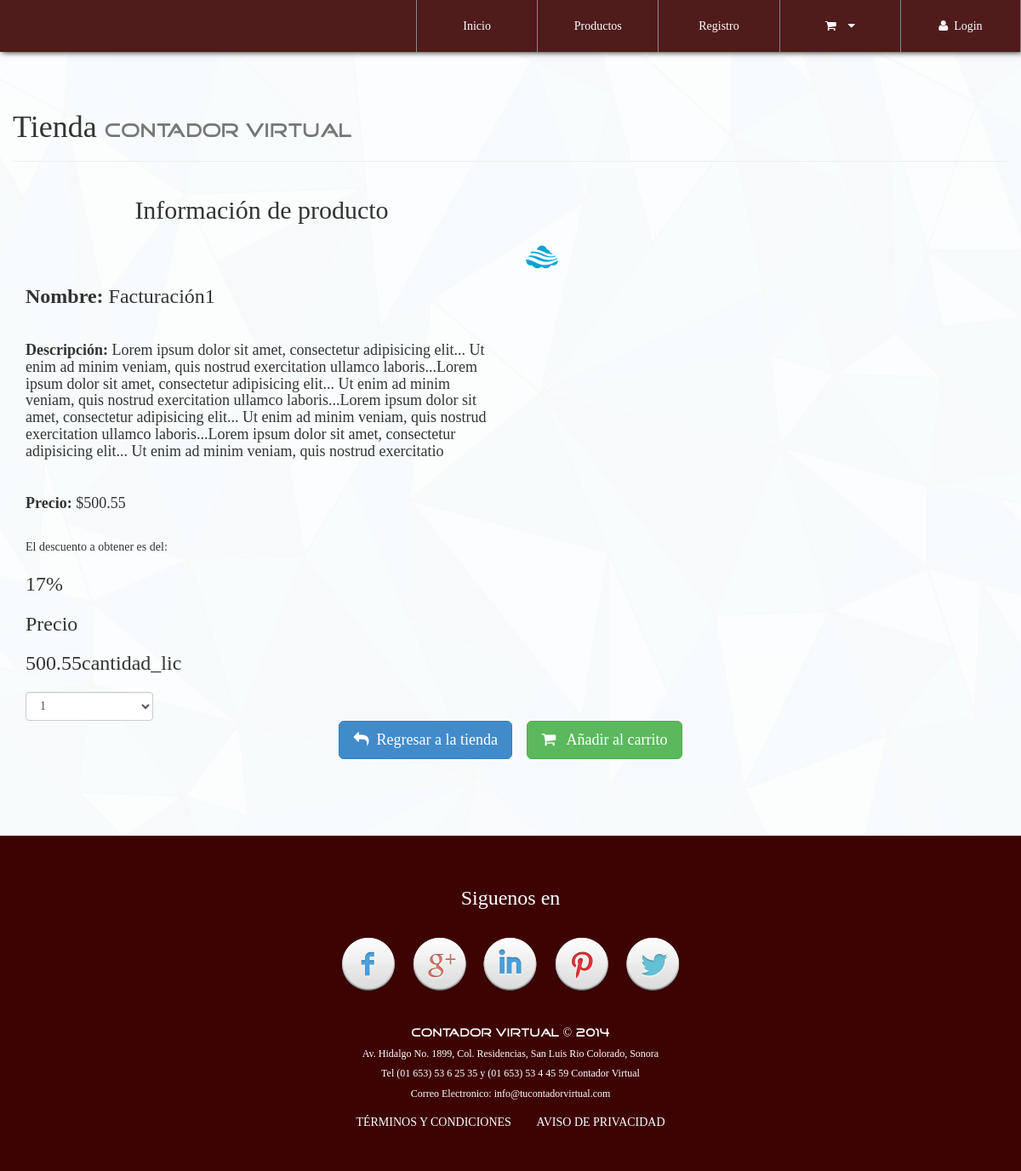
/infoProd.php?CodigoProd=1001, run on the app's committed database.
### tables this page shows
CREATE TABLE `producto` (
  `CodigoProd` varchar(30) NOT NULL,
  `NombreProd` varchar(30) NOT NULL,
  `CodigoCat` varchar(2) NOT NULL,
  `Precio` decimal(30,2) NOT NULL,
  `Descripcion` varchar(500) NOT NULL,
  `RFCProveedor` varchar(30) NOT NULL,
  `Imagen` varchar(150) NOT NULL,
  `Descuento` decimal(2,2) NOT NULL,
  `IVA` decimal(10,2) NOT NULL,
  `Estado` tinyint(1) NOT NULL
);

### library/consulSQL.php (called while the page is built, shortened)
<?php
class ejecutarSQL {
    public static function conectar(){
        if(!$con=  mysqli_connect(SERVER,USER,PASS)){
            die("Error en el servidor, verifique sus datos");
        }
        return $con;
    }
    public static function consultar($query) {
        if (!$consul = mysqli_query(ejecutarSQL::conectar(), $query)) {
            die("Error en la consulta SQL ejecutada" .$query);
        }
        return $consul;
    }
}

### infoProd.php (the view, shortened to what this page needs)
<?php
include './library/consulSQL.php';
?>
<!DOCTYPE html>
<html lang="es">
<head>
    <?php include './inc/link.php'; ?>
</head>
<body id="container-page-product">
    <?php include './inc/navbar.php'; ?>
    <section id="infoproduct">
        <div class="container">
            <div class="row">
                <div class="page-header">
                    <h1>Tienda <small class="tittles-pages-logo">Contador Virtual</small></h1>
                </div>
                <?php
                    $CodigoProducto=$_GET['CodigoProd'];
                    $productoinfo=  ejecutarSQL::consultar("select * from producto where CodigoProd='".$CodigoProducto."'");
                    while($fila=mysqli_fetch_array($productoinfo)){
                        echo '
                            <div class="col-xs-12 col-sm-6">
                                <h2 class="text-center">Información de producto</h2>
                                <br><br>
                                <h3><strong>Nombre: </strong>'.$fila['NombreProd'].'</h3><br>
                                <h4><strong>Descripción: </strong>'.$fila['Descripcion'].'</h4><br>
                                <h4><strong>Precio: </strong>$'.$fila['Precio'].'</h4><br>';
                               $por = $fila['Descuento'] * 100;
                                $ventaLic = $fila['Precio'].  'cantidad_lic';
                               echo '<p>El descuento a obtener es del: <h3>'.$por.'%<h3></p>';
                               echo '<p>Precio <h3>'.$ventaLic.'<h3></p>
                            </div>
                            <div class="col-xs-12 col-sm-6">
                                <br><br><br>
                                <img class="img-responsive" src="assets/img-products/'.$fila['Imagen'].'">
                            </div>
                            <br><br><br><br>
                            <div class="col-xs-12 text-center">
                                <select class="form-control" required name="cantidad_lic" style="width: 150px">
                                    <option>1</option>
                                    <option>2</option>
                                    <option>3</option>
                                    <option>4</option></select>
                                <a href="product.php" class="btn btn-lg btn-primary"><i class="fa fa-mail-reply"></i>&nbsp;&nbsp;Regresar a la tienda</a> &nbsp;&nbsp;&nbsp;
                                <button value="'.$fila['CodigoProd'].'" class="btn btn-lg btn-success botonCarrito"><i class="fa fa-shopping-cart"></i>&nbsp;&nbsp; Añadir al carrito</button>
                            </div>
                        ';
                    }
                ?>
            </div>
        </div>
    </section>
    <?php include './inc/footer.php'; ?>
</body>
</html>

### css/style.css (style rules this page uses)
body { font-family: "FontFamilySPro"; line-height: 1.5; font-size: 1.4em; width: 100%; height: 100%; margin: 0px; padding: 0px; background-position: center center; background-repeat: no-repeat; background-attachment: fixed; background-size: cover; background-color: #fff; }
section { width: 100%; margin: 0px; padding: 90px 0px; }
.tittles-pages-logo { font-family: "FontFamilyLogo"; }
#container-page-product { background-image: url(../assets/img/1.JPG); }
#store, #infoproduct, #container-pedido { background-color: rgba(255,255,255,.97); min-height: 900px; }

### data on the page
producto: NombreProd "Facturación1", Descripcion "Lorem ipsum dolor sit amet, consectetur adipisicing elit... Ut enim ad minim veniam, quis nostrud exercitation ullamco laboris...Lorem ipsum dolor sit amet, consectetur adipisicing elit... Ut enim ad minim veniam, quis nostrud exercitation ullamco laboris...Lorem ipsum dolor sit amet, consectetur adipisicing elit... Ut enim ad minim veniam, quis nostrud exercitation ullamco laboris...Lorem ipsum dolor sit amet, consectetur adipisicing elit... Ut enim ad minim veniam, quis nostrud exercitatio", Precio "500.55", Descuento "17", Precio "500.55cantidad_lic", Imagen (picture), $fila['CodigoProd'] 1001 (drawn)
